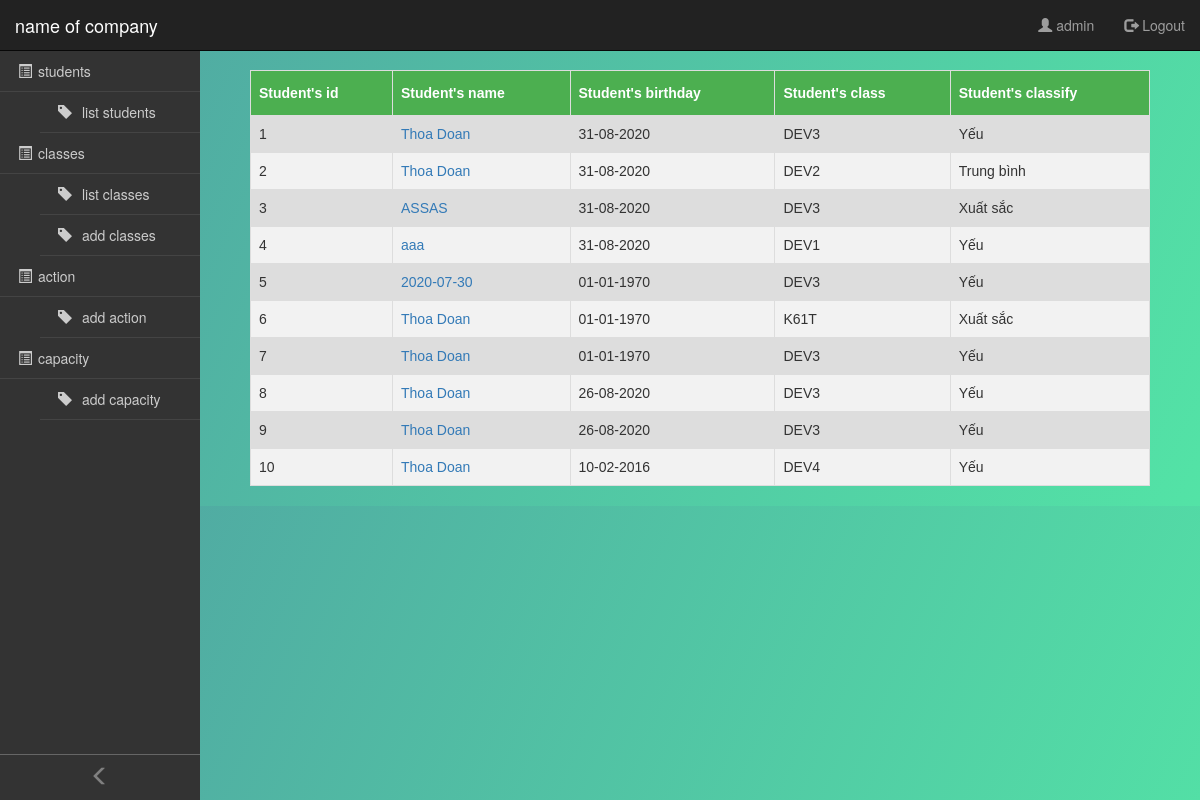
Page / (signed in) on the committed database.
### tables this page shows
CREATE TABLE `student`  (
  `student_id` int(11) UNSIGNED NOT NULL AUTO_INCREMENT,
  `student_class_id` int(11) NOT NULL,
  `student_name` varchar(255) NULL DEFAULT NULL,
  `student_address` varchar(255) NULL DEFAULT NULL,
  `student_birthday` date NULL DEFAULT NULL,
  PRIMARY KEY USING BTREE (`student_id`, `student_class_id`),
  INDEX `student_id` USING BTREE(`student_id`),
  INDEX `student_class_id` USING BTREE(`student_class_id`)
);

CREATE TABLE `class`  (
  `class_id` int(11) NOT NULL,
  `class_name` varchar(255) NULL DEFAULT NULL,
  PRIMARY KEY USING BTREE (`class_id`)
);

### controllers/students_controller.php (called while the page is built, shortened)
<?php
require_once('controllers/base_controller.php');
require_once('model/student.php');
class StudentsController extends BaseController
{
    function __construct()
    {
        $this->folder = 'students';
    }
    public function list()
    {
        $studentLogic = new StudentLogic();
        $student =  $studentLogic->getAllStudent();
        $data = array('students' => $student);
        $this->render('list', $data);
    }
}

### routes.php (called while the page is built, shortened)
<?php
$controllers = array( 'account' => ['login', 'logout']);
if(isset($_SESSION["username"])) {
    $account = unserialize(serialize($_SESSION["account"]));
    $role = json_decode($account->role, true);
    $controllers = $role;
    $controllers['account'] = ['login', 'logout'];
    if(isset($controllers['classes'])) {
        $controllers['students'][] = 'detail';
        $controllers['classes'][]= 'detail';
    } else {
        $controllers['students'][] = 'addConfirm';
    }
} else {
    $controllers = array( 'account' => ['login', 'logout']);
}
if (!array_key_exists($controller, $controllers) || !in_array($action, $controllers[$controller])) {
    $action = array_values($controllers)[0][0];
}
$controller = new $klass;
$controller->$action();

### index.php (called while the page is built, shortened)
<?php
require_once('routes.php');

### entities/student_info.php (called while the page is built, shortened)
<?php
    class StudentInfo {
        public function __construct($student_id, $student_class_id, $student_name,  $student_birthday, $student_address, $student_class_name, $student_point)
        {
            $this->student_id = $student_id;
            $this->student_name = $student_name;
            $this->student_birthday = $student_birthday;
            $this->student_class_name = $student_class_name;
            $this->student_point = $student_point;
        }
    }
?>

### model/base_model.php (called while the page is built, shortened)
<?php
    class BaseModel {
        private $instance = NULl;
        public function openConnection() {
            if (!isset($this->instance)) {
                try {
                  $this->instance = new PDO('mysql:host=localhost;dbname=inout', "root", "0000");
                  $this->instance->exec("SET NAMES 'utf8'");
                } catch (PDOException $ex) {
                  die($ex->getMessage());
                }
              }
              return $this->instance;
        }
    }

### model/student.php (called while the page is built, shortened)
<?php
    include_once('entities/student_info.php');
    include_once('model/base_model.php');
    class MStudent extends BaseModel {
        public function getListStudentInfo() {
            $listStudentInfo = [];
            $sql = "SELECT s.student_id, s.student_name, s.student_birthday, s.student_address, s.student_class_id, c.class_name, SUM(sa.action_point) as student_point
            FROM `student` as s
            LEFT JOIN class as c ON s.student_class_id = c.class_id
            LEFT JOIN student_action as sa ON s.student_id = sa.student_id
            GROUP BY s.student_id";
            $req = parent::openConnection()->query($sql);
            while($item = $req->fetch()) {
                $listStudentInfo[] = new StudentInfo($item['student_id'], $item['student_class_id'], $item['student_name'], $item['student_birthday'], $item['student_address'],  $item['class_name'],  $item['student_point']);
            }
            return $listStudentInfo;
        }
    }

### logic/student_logic.php (called while the page is built, shortened)
<?php
    require_once('model/student.php');
    require_once('entities/student.php');
    class StudentLogic {
        public function getAllStudent() {
            $listStudents = [];
            try {
                $mStudent = new MStudent();
                $listStudents = $mStudent->getListStudentInfo();
            } catch(PDOException $e) {
                throw $e;
            }
            return $listStudents;
        }
    }

### common/common.php (called while the page is built, shortened)
<?php
function ratings($point, $amount)
{
    $rating = "";
    if ($point >= 4.5 * $amount) {
        $rating = XUAT_SAC;
    } else if ($point >= 3.5 * $amount) {
        $rating = GIOI;
    } else if ($point >= 2.5 * $amount) {
        $rating = KHA;
    } else if ($point >= 1.5 * $amount) {
        $rating = TRUNG_BINH;
    } else {
        $rating = YEU;
    }
    return $rating;
}
function formatDateTime($datetime, $format)
{
    $old_date = date($datetime);
    $old_date_timestamp = strtotime($old_date);
    $new_date = date($format, $old_date_timestamp);
    return  $new_date;
}

### views/students/list.php (the view)
<table class="list-student-info">
    <thead>
        <tr>
            <th>Student's id</th>
            <th>Student's name</th>
            <th>Student's birthday</th>
            <th>Student's class</th>
            <th>Student's classify</th>
        </tr>
    </thead>
    <tbody>
        <?php
        require_once("common/common.php");
        foreach ($students as $student) {
            echo "<tr>";
            echo "<td>" . $student->student_id . "</td>";
            echo "<td><a href='?controller=students&action=detail&id=".$student->student_id."'>" . $student->student_name . "</a></td>";
            echo "<td>" . formatDateTime($student->student_birthday,'d-m-Y') . "</td>";
            echo "<td>" . $student->student_class_name . "</td>";
            echo "<td>" . ratings($student->student_point, 19) . "</td>";
            echo "</tr>";
        }
        ?>
    </tbody>
</table>

### controllers/base_controller.php (shortened to what this page needs)
<?php
class BaseController
{
    protected $folder;
    function render($file, $data = array())
    {
        $view_file = 'views/' . $this->folder . '/' . $file . '.php';
        if (is_file($view_file)) {
            extract($data);
            require_once($view_file);
            $content = ob_get_clean();
            require_once('views/layouts/application.php');
        } else {
            header('Location: index.php?controller=account&action=login');
        }
    }
}

### views/layouts/application.php (shortened to what this page needs)
<!DOCTYPE html>
<html lang="en">
<head>
    <link rel="stylesheet" href="assets/css/style.css">
    <link rel="stylesheet" href="https://maxcdn.bootstrapcdn.com/bootstrap/3.3.7/css/bootstrap.min.css">
</head>
<body>
    <div class="container">
        <?php
        if (isset($_SESSION['username'])) {
            echo '<nav class="navbar navbar-inverse navbar-global navbar-fixed-top">
            <div class="container-fluid">
                <div class="navbar-header">
                    <button type="button" class="navbar-toggle collapsed" data-toggle="collapse" data-target="#navbar" aria-expanded="false" aria-controls="navbar">
                        <span class="sr-only"></span>
                        <span class="icon-bar"></span>
                        <span class="icon-bar"></span>
                        <span class="icon-bar"></span>
                    </button>
                    <a class="navbar-brand" href="./">name of company</a>
                </div>
                <div id="navbar" class="collapse navbar-collapse">
                    <ul class="nav navbar-nav navbar-user navbar-right">';
            echo "<li><a><span class='glyphicon glyphicon-user'></span> " . $_SESSION['username'] . "</a></li>";
            echo '<li><a href="?controller=account&action=logout"><span class="glyphicon glyphicon-log-out"></span> Logout</a></li>
            </ul>
            </div>
         </div>
    </nav>
    <nav class="navbar-primary">
        <a class="btn-expand-collapse"><span class="glyphicon glyphicon-menu-left"></span></a>
        <ul class="navbar-primary-menu"><li>';
            $account = unserialize(serialize($_SESSION["account"]));
            $role = json_decode($account->role);
            echo '<li class="dropdown">';
            foreach ($role as $key => $value) {
                echo '<a>
                    <span class="glyphicon glyphicon-list-alt"></span><span class="nav-label">' . $key . '</span></a>';
                echo '<ul id="submenu-1" class="expanded">';
                foreach ($value as $item) {
                    echo '<li><a href="?controller=' . $key . '&action=' . $item . '"><span class="glyphicon glyphicon-tag"></span> ' . $item . ' ' . $key . '</a></li>';
                }
                echo '</ul>';
            }
            echo '</li>
        </ul>
    </nav>';
        }
        ?>
        <div class="main-content">
            <?= @$content ?>
        </div>
    </div>
</body>
</html>

### assets/css/style.css (style rules this page uses)
body { margin: 0 auto; background: -webkit-linear-gradient(top left, #50a3a2 0%, #53e3a6 100%); }
table { width: 100%; border-collapse: collapse; }
table tr, table th, table td { border: 1px solid #000; }
.list-student-info { font-family: "Trebuchet MS", Arial, Helvetica, sans-serif; border-collapse: collapse; width: 100%; }
.list-student-info td, .list-student-info th { border: 1px solid #ddd; padding: 8px; }
.list-student-info tr:nth-child(even) { background-color: #f2f2f2; }
.list-student-info tr:nth-child(odd) { background-color: #ddd; }
.list-student-info th { padding-top: 12px; padding-bottom: 12px; text-align: left; background-color: #4CAF50; color: white; }
td a { text-decoration: none; }
.dropdown { z-index: 10; }
a { text-decoration: none; }
ul li ul li a { transition: all 0.5s ease; }
.navbar-global { background-color: indigo; }
.navbar-global .navbar-brand { color: white; }
.navbar-global .navbar-user>li>a { color: white; }
.navbar-primary { background-color: #333; bottom: 0px; left: 0px; position: fixed; top: 51px; width: 200px; z-index: 8; overflow: hidden; -webkit-transition: all 0.1s ease-in-out; -moz-transition: all 0.1s ease-in-out; transition: all 0.1s ease-in-out; }
.btn-expand-collapse { position: absolute; display: block; left: 0px; bottom: 0; width: 100%; padding: 8px 0; border-top: solid 1px #666; color: grey; font-size: 20px; text-align: center; }
.navbar-primary-menu, .navbar-primary-menu li { margin: 0; padding: 0; list-style: none; }
.navbar-primary-menu li a { display: block; padding: 10px 18px; text-align: left; border-bottom: solid 1px #444; color: #ccc; }
.navbar-primary-menu li a .glyphicon { margin-right: 6px; }
.main-content { margin-top: 50px; margin-left: 200px; padding: 20px; }

### rows in the picture
student: student "1", student_name "Thoa Doan", student_birthday "31-08-2020", class.class_name "DEV3", student_point "Yếu"
student: student "2", student_name "Thoa Doan", student_birthday "31-08-2020", class.class_name "DEV2", student_point "Trung bình"
student: student "3", student_name "ASSAS", student_birthday "31-08-2020", class.class_name "DEV3", student_point "Xuất sắc"
student: student "4", student_name "aaa", student_birthday "31-08-2020", class.class_name "DEV1", student_point "Yếu"
student: student "5", student_name "2020-07-30", student_birthday "01-01-1970", class.class_name "DEV3", student_point "Yếu"
student: student "6", student_name "Thoa Doan", student_birthday "01-01-1970", class.class_name "K61T", student_point "Xuất sắc"
student: student "7", student_name "Thoa Doan", student_birthday "01-01-1970", class.class_name "DEV3", student_point "Yếu"
student: student "8", student_name "Thoa Doan", student_birthday "26-08-2020", class.class_name "DEV3", student_point "Yếu"
student: student "9", student_name "Thoa Doan", student_birthday "26-08-2020", class.class_name "DEV3", student_point "Yếu"
student: student "10", student_name "Thoa Doan", student_birthday "10-02-2016", class.class_name "DEV4", student_point "Yếu"

### other values in the picture
$_SESSION['username'] "admin"
$key "students"
$item "list"
$key "classes"
$item "add"
$key "action"
$key "capacity"
